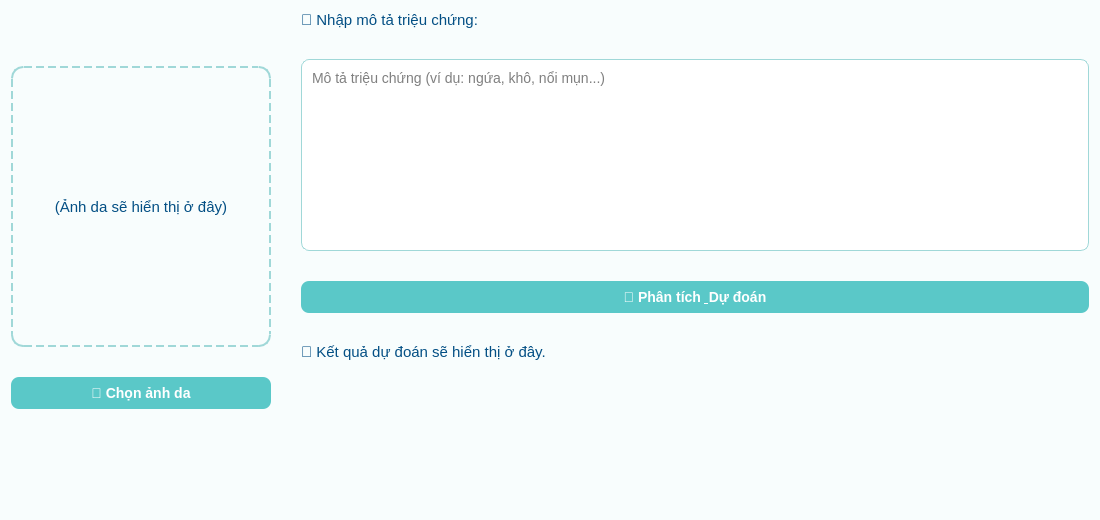
<?xml version="1.0" encoding="UTF-8"?>
<ui version="4.0">
 <class>SkinDiagnosisApp</class>
 <widget class="QWidget" name="SkinDiagnosisApp">
  <property name="geometry">
   <rect>
    <x>0</x>
    <y>0</y>
    <width>1100</width>
    <height>520</height>
   </rect>
  </property>
  <property name="windowTitle">
   <string>🩺 AI Chẩn đoán Bệnh Da Liễu</string>
  </property>
  <property name="styleSheet">
   <string notr="true">

QWidget {
    background-color: #f8fdfd;
    font-family: 'Segoe UI';
}
QLabel {
    color: #034f84;
    font-size: 15px;
}
QPushButton {
    background-color: #5ac8c8;
    color: white;
    font-weight: bold;
    border-radius: 8px;
    padding: 8px;
    font-size: 14px;
}
QPushButton:hover {
    background-color: #3aa7a7;
}
QTextEdit {
    border: 1px solid #a0d8d8;
    border-radius: 8px;
    background-color: #ffffff;
    padding: 6px;
    font-size: 14px;
}
#ResultLabel {
    background-color: #e6f9f8;
    border: 1px solid #b2ebe9;
    border-radius: 10px;
    padding: 12px;
    color: #034f84;
    font-size: 15px;
    font-weight: 500;
}
   </string>
  </property>
  <layout class="QHBoxLayout" name="main_layout">
   <property name="spacing">
    <number>30</number>
   </property>
   <item>
    <layout class="QVBoxLayout" name="left_layout">
     <property name="topMargin">
      <number>55</number>
     </property>
     <property name="bottomMargin">
      <number>0</number>
     </property>
     <item>
      <widget class="QLabel" name="image_label">
       <property name="minimumSize">
        <size>
         <width>260</width>
         <height>260</height>
        </size>
       </property>
       <property name="layoutDirection">
        <enum>Qt::LeftToRight</enum>
       </property>
       <property name="styleSheet">
        <string notr="true">border: 2px dashed #a0d8d8; border-radius: 12px;</string>
       </property>
       <property name="text">
        <string>(Ảnh da sẽ hiển thị ở đây)</string>
       </property>
       <property name="alignment">
        <set>Qt::AlignCenter</set>
       </property>
      </widget>
     </item>
     <item>
      <widget class="QPushButton" name="btn_load">
       <property name="layoutDirection">
        <enum>Qt::LeftToRight</enum>
       </property>
       <property name="text">
        <string>📂 Chọn ảnh da</string>
       </property>
      </widget>
     </item>
     <item>
      <spacer name="spacer_left">
       <property name="orientation">
        <enum>Qt::Vertical</enum>
       </property>
       <property name="sizeType">
        <enum>QSizePolicy::Maximum</enum>
       </property>
       <property name="sizeHint" stdset="0">
        <size>
         <width>10</width>
         <height>100</height>
        </size>
       </property>
      </spacer>
     </item>
    </layout>
   </item>
   <item>
    <layout class="QVBoxLayout" name="right_layout">
     <item>
      <widget class="QLabel" name="label_title">
       <property name="font">
        <font>
         <family>Segoe UI</family>
         <pointsize>-1</pointsize>
        </font>
       </property>
       <property name="text">
        <string>🧾 Nhập mô tả triệu chứng:</string>
       </property>
      </widget>
     </item>
     <item>
      <widget class="QTextEdit" name="desc_input">
       <property name="placeholderText">
        <string>Mô tả triệu chứng (ví dụ: ngứa, khô, nổi mụn...)</string>
       </property>
      </widget>
     </item>
     <item>
      <widget class="QPushButton" name="btn_predict">
       <property name="text">
        <string>🤖 Phân tích &amp; Dự đoán</string>
       </property>
      </widget>
     </item>
     <item>
      <widget class="QLabel" name="result_label">
       <property name="text">
        <string>🧠 Kết quả dự đoán sẽ hiển thị ở đây.</string>
       </property>
       <property name="wordWrap">
        <bool>true</bool>
       </property>
      </widget>
     </item>
     <item>
      <spacer name="spacer_right">
       <property name="orientation">
        <enum>Qt::Vertical</enum>
       </property>
       <property name="sizeHint" stdset="0">
        <size>
         <width>20</width>
         <height>100</height>
        </size>
       </property>
      </spacer>
     </item>
    </layout>
   </item>
  </layout>
 </widget>
 <resources/>
 <connections/>
</ui>
